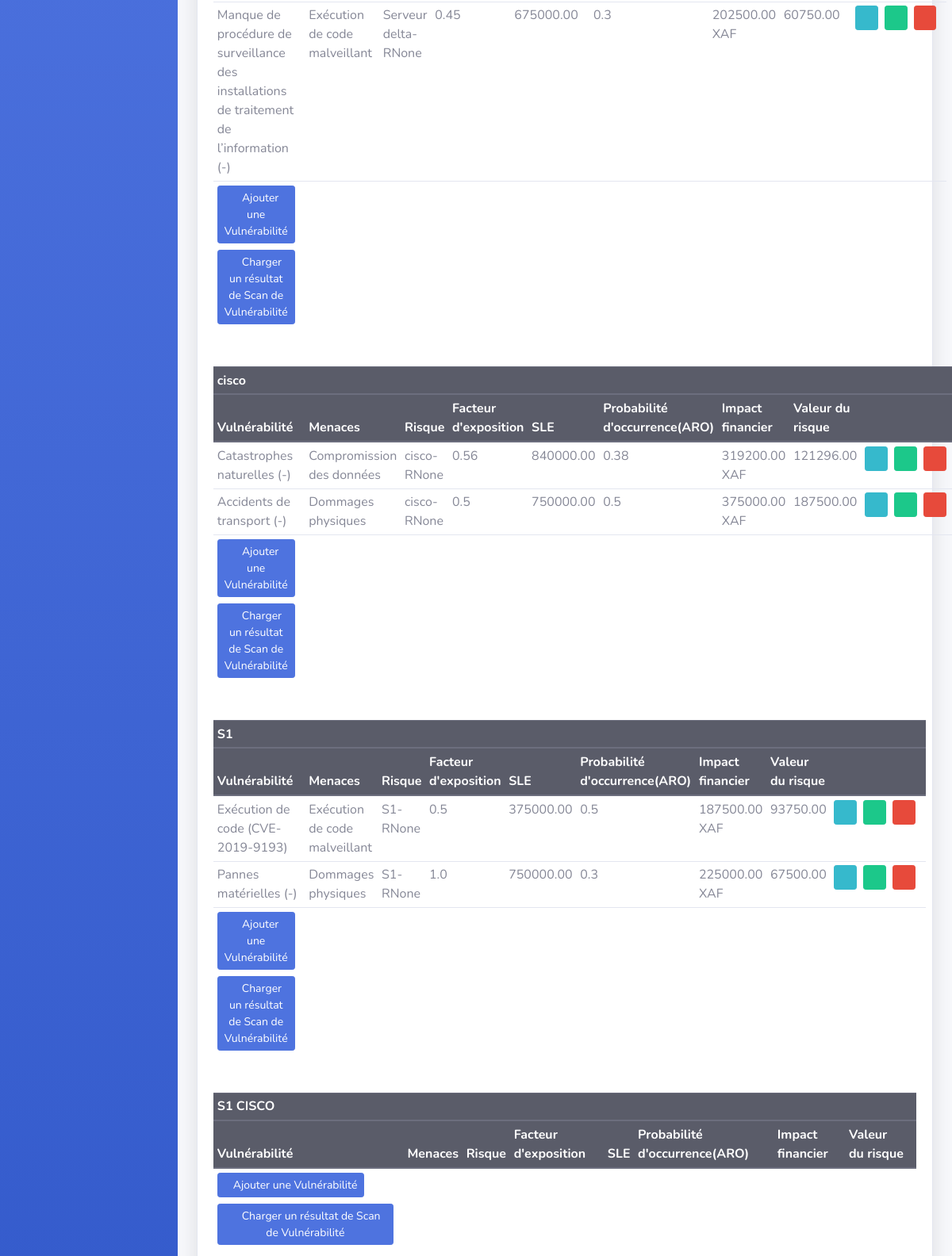
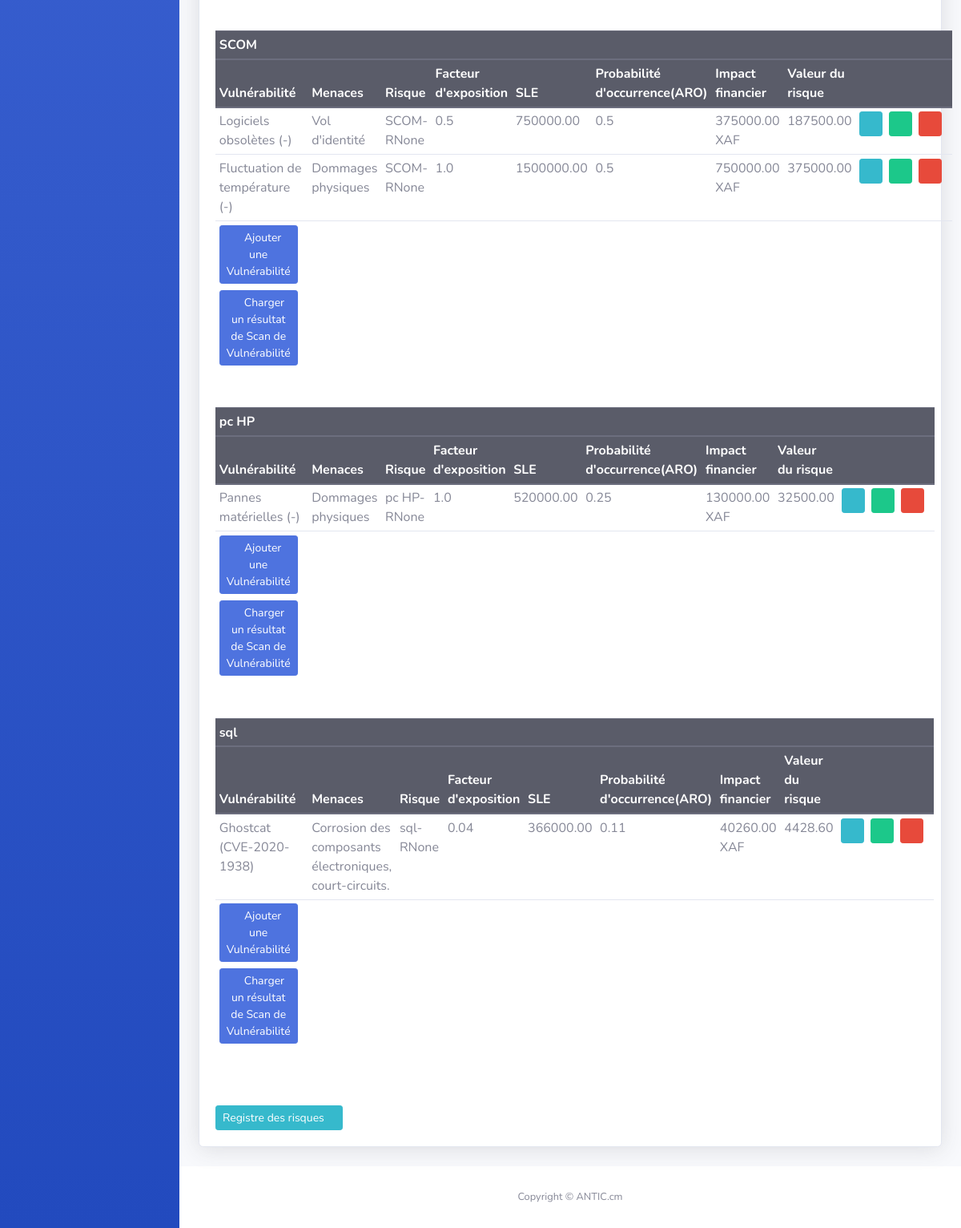
/vulnerabilite (lower part), run on an earlier commit of the app's database (2 pictures, top to bottom).
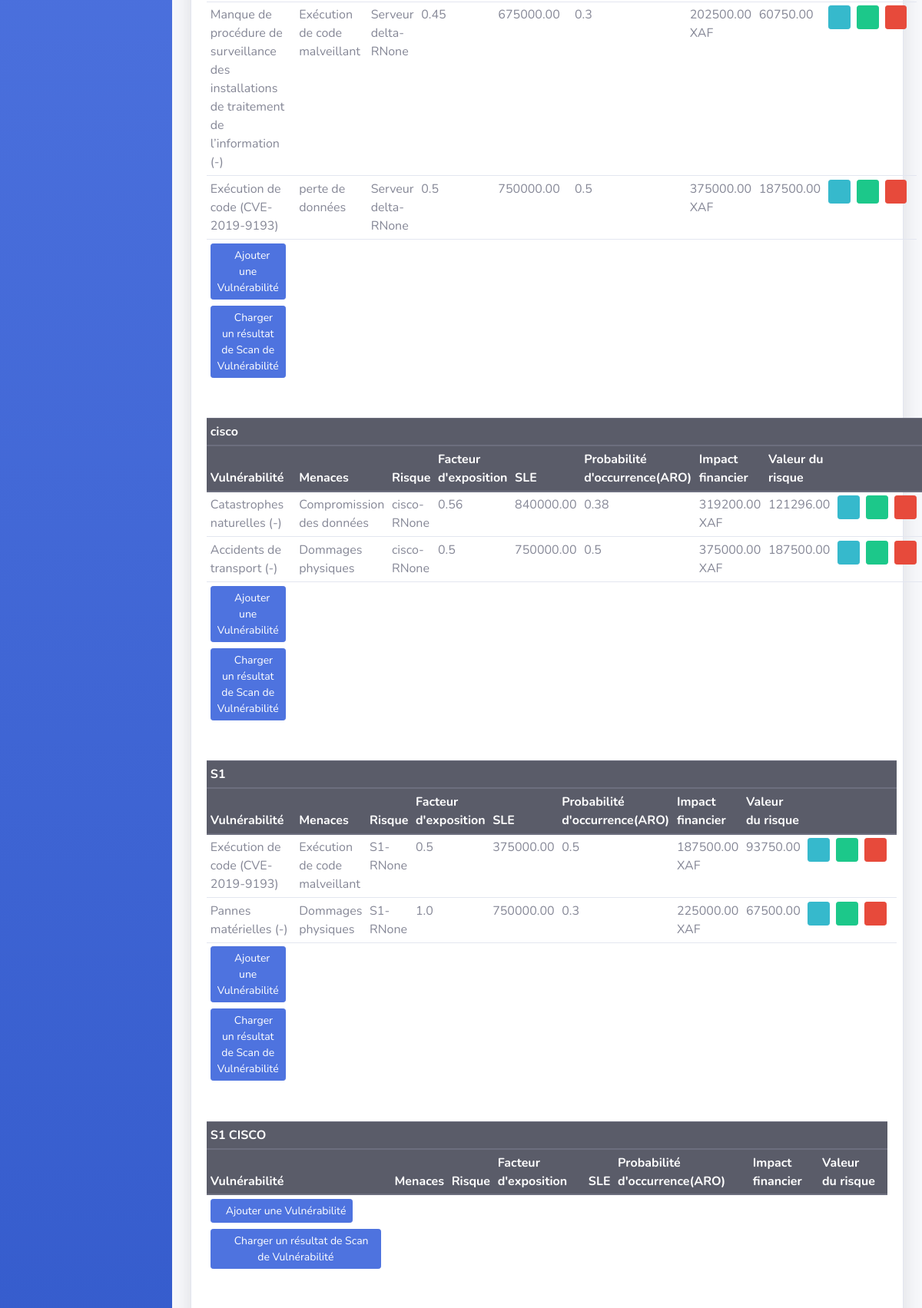
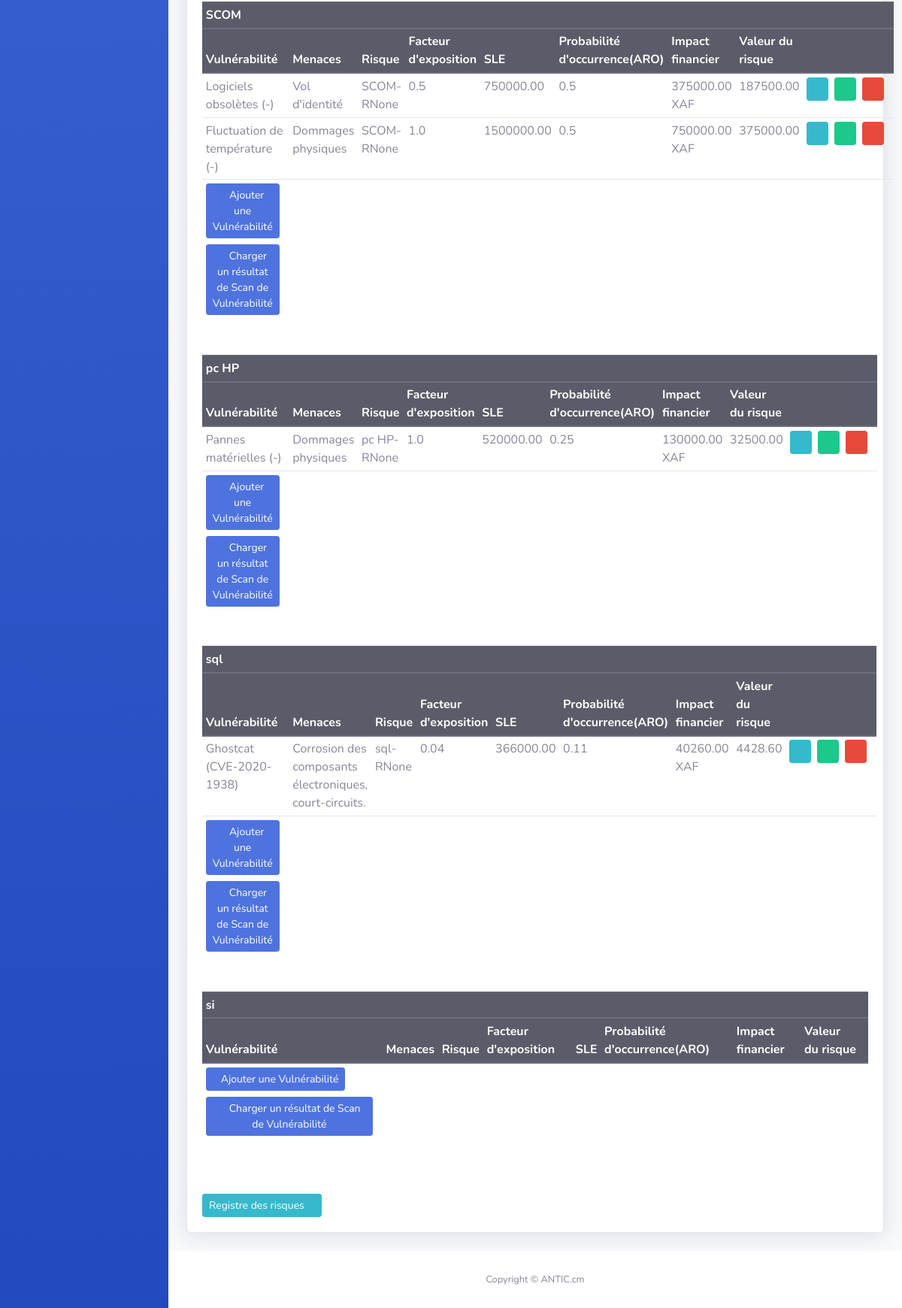
And on a later commit of the database (2 pictures, top to bottom).
### analyse_risques/models.py (models this page shows, shortened)
class EvaluationRisque(models.Model):
    actif = models.ForeignKey(Asset, on_delete=models.CASCADE)
    menaces = models.ForeignKey(Menace, null=True, blank=True, on_delete=models.CASCADE)
    vulnerabilite = models.ForeignKey(Vunlerabilite, on_delete=models.CASCADE)
    id = models.AutoField(primary_key=True)
    risque = models.CharField(max_length=100, blank=True, editable=False)
    valeur_risque = models.IntegerField()
    facteur_exposition = models.FloatField()
    probabilite_occurrence = models.IntegerField(validators=[validate_probabilite]) #ou ARO(Annual rate of occurence)
    sle = models.FloatField(default=0) #facteur_expostion * valeur_actif
    impact_financier = models.FloatField(null=True, blank=True)

class Vunlerabilite(models.Model):
    nom = models.CharField(max_length=200)
    code_cve = models.CharField(max_length=20)
    description = models.TextField()
    domaine = models.ForeignKey(Domaine, on_delete=models.SET_NULL, null=True, blank=True)
    def __str__(self):
        return f"{self.nom} ({self.code_cve})"

class Menace(models.Model):
    nom_menace = models.CharField(max_length=200)
    description = models.TextField(blank=True, null=True)
    vulnerabilte = models.ManyToManyField('Vunlerabilite')
    def __str__(self):
        return f"{self.nom_menace}"

class Asset(models.Model):
    class Meta:
        verbose_name = "Actif"
    CRITICITE_CHOICES = [
        ('1', '1'),
        ('2', '2'),
        ('3', '3'),
        ('4', '4'),
        ('5', '5'),
    ]
    type_actif = models.ForeignKey(TypeActif, on_delete=models.CASCADE)
    nom_actif = models.CharField(max_length=200)
    description = models.CharField(max_length=200)
    valeur_unitaire_actif = models.IntegerField()
    cout_installation = models.IntegerField()
    cout_entretien = models.IntegerField()
    va = models.IntegerField(editable=False)  # Empêche l'édition manuelle de ce champ dans l'admin
    valeur_indisponibilite = models.IntegerField()
    criticite = models.CharField(max_length=1, choices=CRITICITE_CHOICES)  # Nouveau champ pour la criticité
    def __str__(self):
        return f"{self.nom_actif}"

### analyse_risques/views.py (the view, shortened to what this page needs)
# urls.py: path('vulnerabilite', views.vulnerabilite, name='vulnerabilite'),
def vulnerabilite(request):
    actifs = Asset.objects.all()
    form = forms.AnalyseForm()
    context = {
        'actifs': actifs,
        'form': form,
    }
    return render(request, "analyse_risques/analyse.html", context)

### analyse_risques/templates/analyse_risques/analyse.html (shortened to what this page needs)
{% extends 'analyse_risques/main.html' %}
{% block content %}
<div class="container-fluid">
          <div class="card shadow mb-4 mt-4">
            <div class="card-body mt-3">
                <div id="table_recette" class="content-table">
                  {% for asset in actifs %}
                  <table class="table table-sm dataTable_actif">
                    <thead class="thead-dark">
                      <tr>
                          <th colspan="9">{{ asset.nom_actif }}</th>
                      </tr>
                      <tr>
                          <th>Vulnérabilité</th>
                          <th>Menaces</th>
                          <th>Risque</th>
                          <th>Facteur d'exposition</th>
                          <th>SLE</th>
                          <th>Probabilité d'occurrence(ARO)</th>
                          <th>Impact financier</th>
                          <th>Valeur du risque</th>
                          <th> </th>
                      </tr>
                    </thead>
                    <tbody>
                      {% for evaluation in asset.evaluationrisque_set.all %}
                      <tr>
                          <td>{{ evaluation.vulnerabilite }}</td>
                          <td>{{ evaluation.menaces }}</td>
                          <td>{{ evaluation.risque }}</td>
                          <td>{{ evaluation.facteur_exposition }} </td>
                          <td>{{ evaluation.sle|floatformat:"2" }}</td>
                          <td>{{ evaluation.probabilite_occurrence }}</td>
                          <td>{{ evaluation.impact_financier|floatformat:"2" }} XAF</td>
                          <td>{{ evaluation.valeur_risque|floatformat:"2" }}</td>
                          <td>
                            <div class="d-flex justify-content-center">
                                <a href=" " class="btn btn-info btn-sm mr-2">
                                    <i class="fas fa-info-circle"></i>
                                </a>
                                <a type="button" href="" class="btn btn-success btn-sm mr-2" data-toggle="modal" data-target="#exampleModal-{{ item.structure.id }}">
                                    <i class="fas fa-edit"></i>
                                </a>
                                <a type="button" href="" class="btn btn-danger btn-sm mr-2" data-toggle="modal" data-target="#modaldelete-{{ item.structure.id }}">
                                    <i class="fas fa-trash"></i>
                                </a>
                            </div>
                          </td>
                      </tr>
                      {% endfor %}
                    </tbody>
                    <tfoot>
                      <tr>
                        <td>
                          <button type="button" href="" class="btn btn-primary btn-sm mr-2 mb-2" data-toggle="modal" data-target="#exampleModal-{{ asset.id }}">
                            <i class="fa fa-plus"></i>Ajouter une Vulnérabilité
                          </button>
                            <button type="button" class="btn btn-primary btn-sm mr-2 mb-2" onclick="document.getElementById('fileInput-{{ asset.id }}').click();">
                                <i class="fas fa-file-invoice"></i> Charger un résultat de Scan de Vulnérabilité
                            </button>
                        </td>
                        <td> </td>
                        <td> </td>
                        <td> </td>
                        <td> </td>
                        <td> </td>
                        <td> </td>
                        <td> </td>
                        <td>
                        </td>
                    </tr>
                    </tfoot>
                  </table>
                  <br>
                  {% endfor %}
                  <br>
                  <a type="button" href="{% url 'registre_risque' %}" class="btn btn-info btn-sm">Registre des risques <i class="fas fa-arrow-right"></i>
                  </a type="button">
                </div>
            </div>
          </div>
</div>
{% endblock %}

### analyse_risques/templates/analyse_risques/main.html (shortened to what this page needs)
{% load static %}
<!DOCTYPE html>
<html lang="en">
<head>
    <link href="{% static 'vendor/fontawesome-free/css/all.min.css' %}" rel="stylesheet" type="text/css">
    <link href="{% static 'vendor/fontawesome-free/css/all.min.css' %}" rel="stylesheet" type="text/css">
    <link href="{% static 'vendor/datatables/dataTables.bootstrap4.min.css' %}" rel="stylesheet">
    <link href="{% static 'css/sb-admin-2.min.css' %}" rel="stylesheet">
</head>
<body id="page-top">
    <div id="wrapper">
        <ul class="navbar-nav bg-gradient-primary sidebar sidebar-dark accordion" id="accordionSidebar">
        </ul>
        <div id="content-wrapper" class="d-flex flex-column">
            <div id="content">
                {% block content %}{% endblock %}
            </div>
            <footer class="sticky-footer bg-white">
                <div class="container my-auto">
                    <div class="copyright text-center my-auto">
                        <span>Copyright &copy; ANTIC.cm</span>
                    </div>
                </div>
            </footer>
        </div>
    </div>
</body>
</html>

### analyse_risques/templates/analyse_risques/navbar.html (shortened to what this page needs)
{% load static %}

What changed in the data, as far as the page shows it:
added EvaluationRisque: vulnerabilite "Exécution de code (CVE-2019-9193)", menaces "perte de données", risque "Serveur delta-RNone", facteur_exposition "0.5", sle "750000.00", probabilite_occurrence "0.5", impact_financier "375000.00", valeur_risque "187500.00", shown under Asset (number 1 of 8 on the later page)
added Asset: nom_actif "si"
